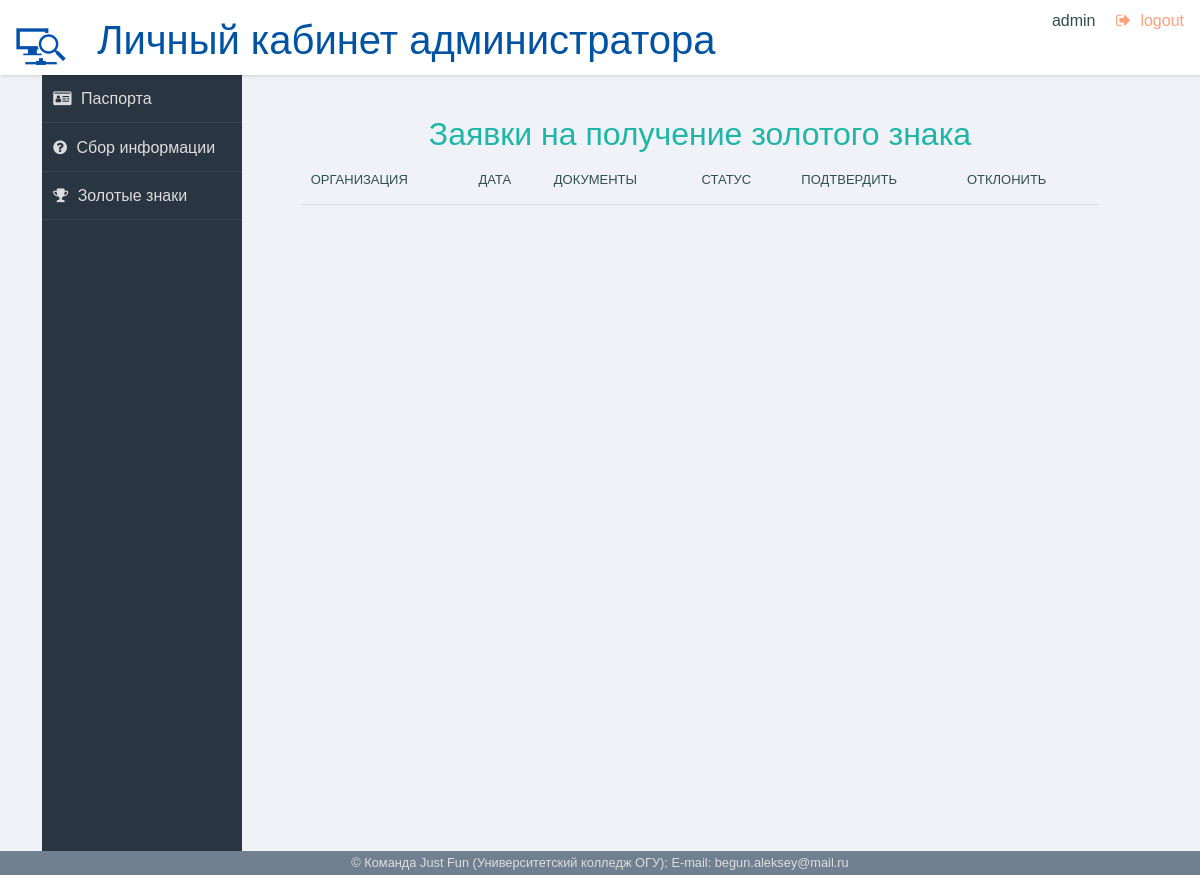
Page /admin_bids (signed in) on the earlier database version.
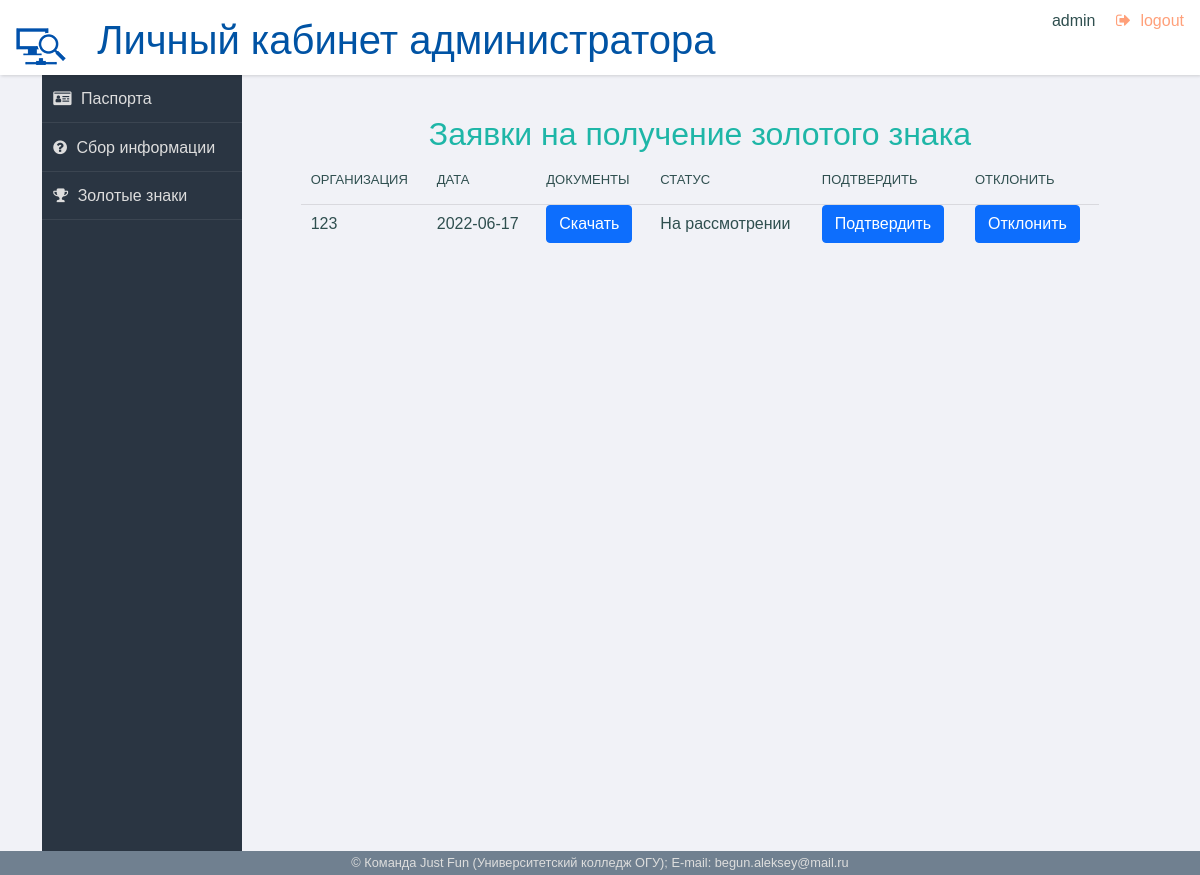
Same page on the later database version.
### data/db/models/user_table.py (models this page shows, shortened)
class User(SqlAlchemyBase, UserMixin, SerializerMixin):
    __tablename__ = 'users'
    serialize_only = (
        'id', 'login', 'email', 'role_id')
    id = Column(Integer, primary_key=True, nullable=False, autoincrement=True, unique=True)
    email = Column(Text, unique=True, nullable=False)
    login = Column(Text, unique=True, nullable=False)
    passwd_hash = Column(Text, nullable=False)
    role_id = Column(Integer, ForeignKey('roles.id'))
    role = orm.relation('Role')
    passport = orm.relation('Passport', back_populates='user')

### data/db/models/passport_table.py (models this page shows)
class Passport(SqlAlchemyBase):
    __tablename__ = 'passports'
    id = Column(Integer, primary_key=True, nullable=False, autoincrement=True, unique=True)  # id организации
    user_id = Column(Integer, ForeignKey('users.id'), nullable=False)  # кто зарегистрировал эту организацию
    date_of_application_submission = Column(Text, nullable=False,
                                            default=datetime.datetime.now().strftime(
                                                '%d.%m.%Y'))  # дата создания паспорта
    date_of_data_collection = Column(Text) # дата сбора информации
    name_of_the_legal_entity = Column(Text, nullable=False)  # Наименование ОПФ юрлица
    organization_full_name = Column(Text, nullable=False, unique=True)  # Полное наименование организации, для ИП - ФИО
    organization_short_name = Column(Text, nullable=False, unique=True)  # Краткое наименование организации
    address_for_contact = Column(Text)  # контектный адрес
    legal_address = Column(Text, nullable=False, unique=True)  # Адрес юридический
    fact_address = Column(Text, nullable=True, unique=True)  # Адрес фактический
    boss_full_name_n_position = Column(Text, nullable=False, unique=True)  # ФИО и должность руководителя
    INN = Column(Text, nullable=False, unique=True)  # ИНН
    OKTMO = Column(Text, nullable=False, unique=True)  # ОКТМО
    main_activity_OKVED = Column(Text, nullable=False, unique=True)  # Основной вид деятельности по ОКВЭД
    male_workers_count = Column(Integer, nullable=False)  # Кол-во мужчин-работников
    female_workers_count = Column(Integer, nullable=False)  # Кол-во женщин-работников
    phone_number = Column(Text, nullable=False, unique=True)  # телефон организации
    email_oficcial = Column(Text, nullable=False, unique=True)  # email организации
    workers_protector_FIO_n_position = Column(Text, nullable=False,
                                              unique=True)  # ФИО и должность специалиста
    workers_protector_phone_number = Column(Text, nullable=False, unique=True)  # телефон специалиста по охране труда
    workers_protector_email = Column(Text, nullable=False, unique=True)  # email специалиста по охране труда
    golden_mark = Column(Boolean, nullable=False, default=False)  # Золотой знак организации(есть/нет)
    golden_mark_date = Column(Text, nullable=True)  # когда выдан
    passport_status = Column(Integer, ForeignKey('password_statuses.id'), default='3')
    status = orm.relation('PassportStatus')
    user = orm.relation('User')
    photo = orm.relation('Photo', back_populates='passport')
    video = orm.relation('Video', back_populates='passport')
    sout = orm.relation('Sout', back_populates='passport')
    profrisk = orm.relation('Profrisk', back_populates='passport')
    work_conditions = orm.relation('WorkCondition', back_populates='passport')
    injuries = orm.relation('Injuries', back_populates='passport')
    general_data = orm.relation('GeneralData', back_populates='passport')
    safety_training = orm.relation('SafetyTraining', back_populates='passport')
    collective_agreement = orm.relation('CollectiveAgreement', back_populates='passport')
    golden_mark_application = orm.relation('GoldenMarkApplication', back_populates='passport')
    process = orm.relation('Process', back_populates='passport')

### data/db/models/golden_mark_application_table.py (models this page shows)
class GoldenMarkApplication(SqlAlchemyBase):
    __tablename__ = 'golden_mark_applications'
    id = Column(Integer, primary_key=True, nullable=False, autoincrement=True, unique=True)
    passport_id = Column(Integer, ForeignKey('passports.id'))  # кто подал заявку
    application_date = Column(Text, nullable=False)  # дата подачи
    application_verdict = Column(Boolean, default=0)  # вердикт
    passport = orm.relation('Passport')

### data/interface/all_interface/web.py (the view)
@blueprint.route('/admin_bids', methods=['GET', 'POST'])
@login_required
@is_admin
def Admin_Bids():
    user = current_user
    db_sess = db_sessionmaker.create_session()
    m = db_sess.query(GoldenMarkApplication).all()
    appl_list = []
    for ap in m:
        appl_list.append({
            'id':
            ap.passport_id,
            'organization_short_name':
            db_sess.query(Passport).filter_by(
                id=ap.passport_id).first().organization_short_name,
            'date':
            ap.application_date,
            'status':
            ap.application_verdict
        })
    return render_template('back/admin_bids.html',
                           user=user,
                           title='Сбор информации',
                           apples=appl_list)

### data/db/db_sessionmaker.py (called while the page is built)
def create_session() -> orm.Session:
    global __factory
    return __factory()

### data/interface/all_interface/auth.py (called while the page is built)
def register_login_manager(app):
    login_manager = LoginManager(app)
    @login_manager.user_loader
    def load_user(user_id: int):
        db_sess = db_sessionmaker.create_session()
        if db_sess.query(User).filter_by(id=user_id).all():
            return db_sess.query(User).get(user_id)
        else:
            return None

### templates/back/admin_bids.html (shortened to what this page needs)
{% extends "back/base.html" %}
{% block content %}
<div class="row">
    <div class="col">
        <h2>Заявки на получение золотого знака</h2>
        <table id="passpotrtsTable" class="display">
            <thead>
                <tr>
                    <th>Организация</th>
                    <th>Дата</th>
                    <th>Документы</th>
                    <th>Статус</th>
                    <th>Подтвердить</th>
                    <th>Отклонить</th>
                </tr>
            </thead>
            <tbody>
                {% for i in apples %}
                <tr>
                    <td>{{ i.organization_short_name }}</td>
                    <td>{{ i.date }}</td>
                    <td><a class="btn btn-primary" href="/pasport_docs_download/{{ i.id }}">Скачать</a></td>
                    {% if i.status %}
                    <td>Выдано</td>
                    {% else %}
                    <td>На рассмотрении</td>
                    {% endif %}
                    <td><a class="btn btn-primary" href="/admin_gold_confirm/{{ i.id }}">Подтвердить</a></td>
                    <td><a class="btn btn-primary" href="/admin_gold_decline/{{ i.id }}">Отклонить</a></td>
                </tr>
                {% endfor %}
            </tbody>
        </table>
    </div>
</div>
{% endblock %}

### templates/back/base.html (shortened to what this page needs)
<!DOCTYPE html>
<html lang="ru">
<head>
    <link rel="stylesheet"  href="/static/back/css/normalize.min.css">
    <link rel='stylesheet' href='/static/css/font-awesome.min.css'>
    <link rel="stylesheet"  href="/static/back/css/chartist.min.css">
    <link rel="stylesheet"  href="/static/back/css/nouislider.min.css">
    <link rel="stylesheet"  href="/static/back/css/bootstrap.min.css">
    <link rel="stylesheet"  href="/static/back/css/datatables.min.css">
    <link rel="stylesheet" href="/static/back/css/select2.min.css">
    <link rel="stylesheet"  href="/static/back/css/main.css">
</head>
<body>
    <header role="banner">
        <h1><img src="/static/back/img/monitor_back.png" alt="">
            Личный кабинет
            {% if user.role_id == 1 %}
            пользователя
            {% else %}
            администратора
            {% endif %}
        </h1>
        <ul class="utilities">
            <li class="users">{{ user.login }}</li>
            <li class="logout warn"><a  href="/logout">logout</a></li>
        </ul>
    </header>
    <div class="container">
        <div class="col">
            <nav role="navigation">
                <ul class="main">
                    {% if user.role_id == 1 %}
                    <li class="dashboard"><a href="/account">Организации</a></li>
                    <li class="question"><a href="/profrisk_information_collection">Сбор информации</a></li>
                    <li class="achievement"><a href="/golden_badge">Золотой знак</a></li>
                    {% else %}
                    <li class="dashboard"><a href="/admin">Паспорта</a></li>
                    <li class="question"><a href="/admin_forms">Сбор информации</a></li>
                    <li class="achievement"><a href="/admin_bids">Золотые знаки</a></li>
                    {% endif %}
                </ul>
            </nav>
        </div>
        <div class="col">
            <main role="main">
                {% block content %}{% endblock %}
            </main>
        </div>
    </div>
    <footer role="contentinfo">© Команда Just Fun (Университетский колледж ОГУ); E-mail: begun.aleksey@mail.ru
    </footer>
</body>
</html>

### static/back/css/main.css (style rules this page uses)
html { box-sizing: border-box; }
*, *:before, *:after { box-sizing: inherit; }
body { background: #f1f2f7; font-family: "Open Sans", arial, sans-serif; color: darkslategray; }
.warn { color: lightsalmon; }
header[role=banner] { background: white; box-shadow: 1px 1px 3px rgba(0, 0, 0, 0.15); }
header[role=banner] h1 { margin: 0; font-weight: 300; padding: 1rem; color: #0053a4; }
header[role=banner] h1>img { padding-right: 20px; }
header[role=banner] .utilities { width: 100%; background: slategray; color: #ddd; }
header[role=banner] .utilities li { border-bottom: solid 1px rgba(255, 255, 255, 0.2); }
header[role=banner] .utilities li a { padding: 0.7em; display: block; }
.utilities a:before { content: ""; font-family: FontAwesome; padding-right: 0.6em; }
.logout a:before { content: ""; }
nav[role=navigation] { background: #2a3542; color: #ddd; }
nav[role=navigation] li { border-bottom: 1px solid rgba(255, 255, 255, 0.08); }
nav[role=navigation] li a { color: #ddd; text-decoration: none; display: block; padding: 0.7em; }
nav[role=navigation] li a:before { content: ""; font-family: FontAwesome; padding-right: 0.6em; }
nav[role=navigation] .dashboard a:before { content: "\f2c2"; }
nav[role=navigation] .achievement a:before { content: "\f091"; }
nav[role=navigation] .question a:before { content: "\f059"; }
footer[role=contentinfo] { background: slategray; color: #ddd; font-size: 0.8em; text-align: center; padding: 0.2em; }
a { text-decoration: none; color: inherit; }
h2, h3, h4 { font-weight: 300; margin: 0; text-align: center; }
h2 { color: #1eb6a7; }
ul, li { list-style-type: none; margin: 0; padding: 0; }
.row { margin: 10px 0; }
main { padding: 30px; }
table { border-collapse: collapse; width: 96%; margin: 2%; }
th { text-align: left; font-weight: 400; font-size: 13px; text-transform: uppercase; border-bottom: 1px solid rgba(0, 0, 0, 0.1); padding: 0 10px; padding-bottom: 14px; }
td { font-weight: 300; padding: 0 10px; }
@media screen and (min-width: 600px) { html, body { height: 100%; } }
@media screen and (min-width: 600px) { header[role=banner] { position: fixed; top: 0; left: 0; width: 100%; z-index: 99; height: 75px; } }
@media screen and (min-width: 600px) { header[role=banner] .utilities { position: absolute; top: 0; right: 0; background: transparent; color: darkslategray; width: auto; } }
@media screen and (min-width: 600px) { header[role=banner] .utilities li { display: inline-block; } }
@media screen and (min-width: 600px) { header[role=banner] .utilities li a { padding: 0.5em 1em; } }
@media screen and (min-width: 600px) { nav[role=navigation] { position: fixed; width: 200px; top: 75px; bottom: 0px; } }
@media screen and (min-width: 600px) { main[role=main] { margin: 75px 0 40px 200px; } }
@media screen and (min-width: 600px) { main[role=main]:after { content: ""; display: block; clear: both; height: 0; } }
@media screen and (min-width: 600px) { footer[role=contentinfo] { clear: both; margin-left: 200px; } }
@media screen and (min-width: 900px) { footer[role=contentinfo] { position: fixed; width: 100%; bottom: 0; left: 0px; margin: 0; } }

Differences in the rows shown:
now on this page (row unchanged): Passport: organization_short_name "123"
added GoldenMarkApplication: date "2022-06-17"
Other differences:
new list line: "Скачать На рассмотрении Подтвердить Отклонить"
